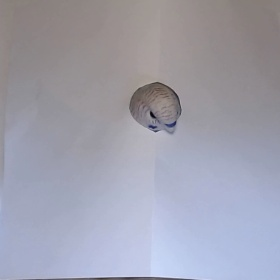
#> input picture test_images/bird_fake_backup.jpg, 280 x 280 px, given in place of bird_v1_clip.mp4, which was not available
$ python finch_tracking.py
#> lines starting #> are read from the running program, lines starting #| are printed output that depends on the picture; pictures that were not available may be replaced by others from this repository, and a replacement may not be noted
import cv2
import numpy as np
import matplotlib.pyplot as plt
import math

def crop(X_SIZE, Y_SIZE, x_bias, y_bias, img):
    """
    This function takes an image and returns a cropped version of the image.
    """

    # Calculate center coordinates with bias
    center_x = img.shape[1] // 2 + x_bias
    center_y = img.shape[0] // 2 + y_bias

    # Calculate crop boundaries
    crop_x1 = max(0, center_x - X_SIZE // 2)
    crop_x2 = min(img.shape[1], center_x + X_SIZE // 2)
    crop_y1 = max(0, center_y - Y_SIZE // 2)
    crop_y2 = min(img.shape[0], center_y + Y_SIZE // 2)

    cropped_img = img[crop_y1:crop_y2, crop_x1:crop_x2]

    return cropped_img

def get_beak_center(img):
    """
    This function takes an image and returns the center of the beak.
    """
    # Define BGR range for the color red
    lower_red_bgr = np.array([0, 0, 70])   # Lower bound of red (in BGR format)
    upper_red_bgr = np.array([10, 10, 100])  # Upper bound of red (in BGR format)

    # Create a mask for red pixels
    mask = cv2.inRange(img, lower_red_bgr, upper_red_bgr)

    # Apply the mask to extract red pixels
    red_pixels = cv2.bitwise_and(img, img, mask=mask)

    # Find the median x and y coordinates of the red pixels that are not 0
    red_indices = np.where(mask != 0)
    median_x = np.median(red_indices[1])  # Median of non-zero x coordinates
    median_y = np.median(red_indices[0])  # Median of non-zero y coordinates

    return median_x, median_y, red_indices

def calculate_angle(center, point):
    dx = point[0] - center[0]
    dy = -(point[1] - center[1])  # Since y axis is flipped


    def get_abs_angle(dy, dx):
        dy = abs(dy)
        dx = abs(dx)
        # Calculate the angle in radians
        angle_rad = np.arctan2(dy, dx)

        # Convert radians to degrees
        angle_deg = np.degrees(angle_rad)

        return angle_deg

    if dx <= 0:
        if dy <= 0:
            angle_deg = 90 - get_abs_angle(dy, dx)
        else:
            angle_deg = 90 + get_abs_angle(dy, dx)
    else:
        if dy <= 0:
            angle_deg = get_abs_angle(dy, dx) - 90
        else:
            angle_deg = -(get_abs_angle(dy, dx) + 90)

    return angle_deg

def display_movie(video_path):
    # Open the video file
#> called with video_path = 'test_content/bird_v1_clip.mp4'
    cap = cv2.VideoCapture(video_path)

    # Check if the video file opened successfully
    if not cap.isOpened():
        print("Error: Could not open video file.")
        return

    frame_num = 0
    movement = []
    # Read and display frames until the video ends
    while True:

        # Read a frame from the video
        ret, frame = cap.read(0)
#> frame is the input picture: shape (280, 280, 3); mean B, G, R 173.1, 159.9, 159.7
        frame_num += 1

        # Check if the frame was successfully read
        if not ret:
            print("End of video.")
            break


        # Crop the frame
        FRAME_SIZE = 600

        # Crop the frame
        cropped_frame = crop(FRAME_SIZE, FRAME_SIZE, 30, -80, frame)

        # Get the center of the beak
        beak_center_x, beak_center_y, red_indices = get_beak_center(cropped_frame)
#> in get_beak_center, `mask = cv2.inRange(img, lower_red_bgr, upper_red_bgr)`: mask: shape (280, 280); every value is 0
#> in get_beak_center, `red_pixels = cv2.bitwise_and(img, img, mask=mask)`: red_pixels: shape (280, 280, 3); every value is 0
#> in get_beak_center, `red_indices = np.where(mask != 0)`: red_indices = (empty array, empty array)
#> in get_beak_center, `median_x = np.median(red_indices[1])`: median_x = nan
#> beak_center_x = nan; beak_center_y = nan; red_indices = (empty array, empty array)

        # Get the Angle of the beak
        angle = calculate_angle((FRAME_SIZE//2, FRAME_SIZE//2), (beak_center_x, beak_center_y))
#> in calculate_angle, `dx = point[0] - center[0]`: dx = nan
#> angle = nan
        movement.append(angle)


        # Display the frame
        plt.clf()
        plt.imshow(cv2.cvtColor(cropped_frame, cv2.COLOR_BGR2RGB), cmap='gray')
        # plt.plot([FRAME_SIZE//2, beak_center_x], [FRAME_SIZE//2, beak_center_y], c='r')
        # plt.scatter(red_indices[1], red_indices[0], s=1)
        # plt.scatter(FRAME_SIZE//2, FRAME_SIZE//2, c='r')

        plt.scatter(beak_center_x, beak_center_y, c='r')
        plt.text(beak_center_x+20, beak_center_y-20, f'{angle:.2f}', color='black', fontsize=12, backgroundcolor='white')
        plt.pause(.00000001)
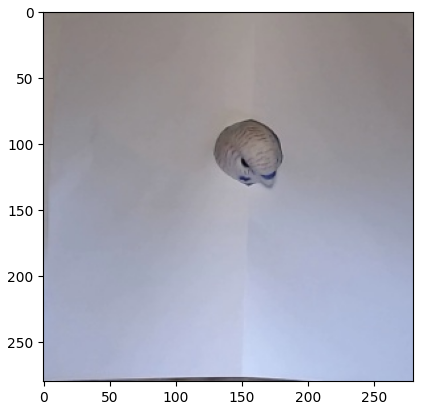
#> figure drawn by matplotlib, 1 panel

    plt.close()

    # Print some statistics
    print("Mean Angle: ", np.mean(movement))
    print("Standard Deviation: ", np.std(movement))
    print("Max Angle: ", np.max(movement))
    print("Min Angle: ", np.min(movement))

    # Plot the movement
    plt.plot(movement)
    plt.show()


# Path to the movie file
video_path = "test_content/bird_v1_clip.mp4"  # Change this to the path of your movie file

# Call the function to display the movie
display_movie(video_path)

$ run again, on test_images/bird_fake_neg.jpg
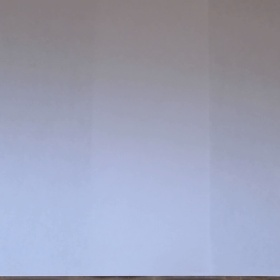
#> input picture test_images/bird_fake_neg.jpg, 280 x 280 px, given in place of bird_v1_clip.mp4, which was not available
#> in display_movie, frame is the input picture: shape (280, 280, 3); mean B, G, R 182.8, 161.3, 157.1
#> mask: shape (280, 280); every value is 0
#> red_pixels: shape (280, 280, 3); every value is 0
#> in get_beak_center, `red_indices = np.where(mask != 0)`: red_indices = (empty array, empty array)
#> median_x = nan
#> in display_movie, `beak_center_x, beak_center_y, red_indices = get_beak_center(cropped_fr..`: red_indices = (empty array, empty array)
#> in calculate_angle, `dx = point[0] - center[0]`: dx = nan
#> in display_movie, `plt.pause(.00000001)`:
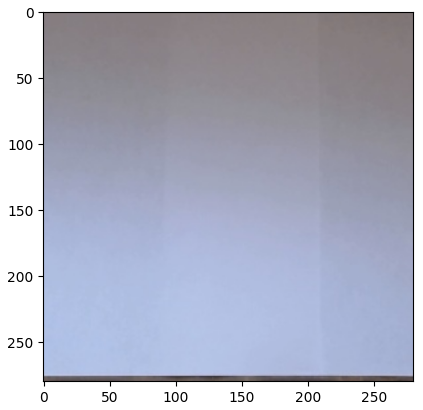
#> figure drawn by matplotlib, 1 panel
